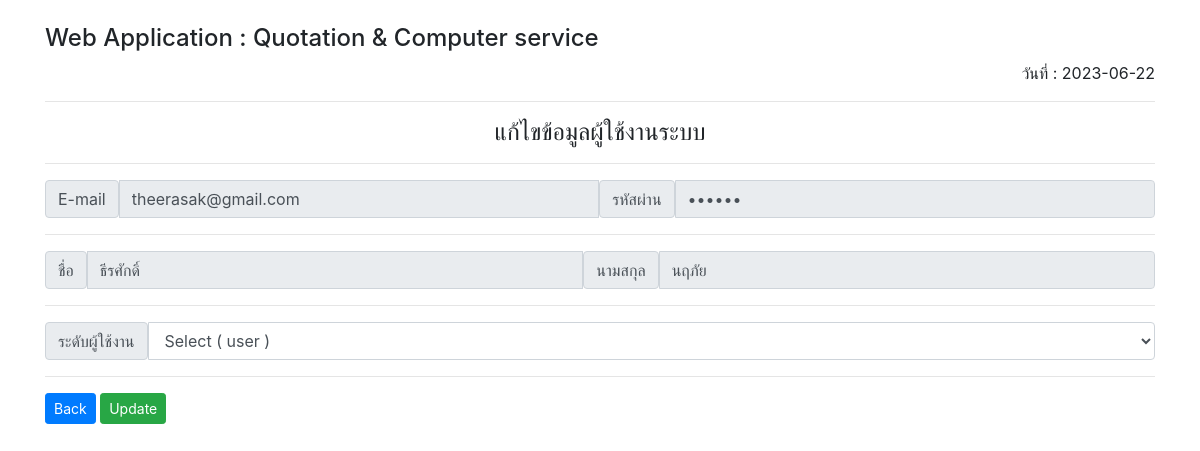
The app's page /admin/editUser.php?id=00008 (signed in) with its own data.
### tables this page shows
CREATE TABLE `users` (
  `code` varchar(4) NOT NULL DEFAULT 'ID',
  `id` int(5) unsigned zerofill NOT NULL AUTO_INCREMENT,
  `uname` varchar(45) NOT NULL,
  `fname` varchar(45) NOT NULL,
  `lname` varchar(45) NOT NULL,
  `pass` varchar(45) NOT NULL,
  `level` varchar(6) NOT NULL DEFAULT 'user',
  PRIMARY KEY (`id`),
  UNIQUE KEY `uname_UNIQUE` (`uname`)
);

### htdocs/admin/editUser.php (the view, shortened to what this page needs)
<?php
require("./isadmin.php");
$id = $_GET["id"];
$sql = "SELECT * FROM users WHERE id = '$id' ";
$result = mysqli_query($connect, $sql);
$row = mysqli_fetch_assoc($result);
?>
<!DOCTYPE html>
<html lang="en">
<head>
    <link rel="stylesheet" href="https://stackpath.bootstrapcdn.com/bootstrap/4.5.2/css/bootstrap.min.css">
</head>
<body>
<div class="container">
    <br>
    <h4 aligh="center">Web Application : Quotation & Computer service</h4>
    <div align="right"> วันที่ : <font id="date_now"></font>
    </div>
    <hr>
  </div>
    <div class="container ">
        <h4 class="text-center">แก้ไขข้อมูลผู้ใช้งานระบบ</h4><hr>
        <form action="updateUser.php" method="POST">
            <div class="input-group ">
                <span for="text" class="input-group-text">E-mail</span>
                <input type="text" name="uname" id="" class="form-control" value="<?php echo $row["uname"]?>" readonly>
                <span for="text" class="input-group-text">รหัสผ่าน</span>
                <input type="password" name="pass" id="" class="form-control" value="<?php echo $row["pass"]?>" readonly>
            </div><hr>
            <div class="input-group">
                <span for="fname" class="input-group-text">ชื่อ</span>
                <input type="text" name="fname" id="" class="form-control" value="<?php echo $row["fname"]?>" readonly>
                <span for="lname" class="input-group-text">นามสกุล</span>
                <input type="text" name="lname" id="" class="form-control" value="<?php echo $row["lname"]?>" readonly>
            </div><hr>
            <div class="input-group">
                <span for="level" class="input-group-text">ระดับผู้ใช้งาน</span>
                <SELECT class="form-control" name="level" >
                <option selected value="<?php echo $row["level"]?>"> Select ( <?php echo $row["level"]?> )</option></SELECT>
            </div><hr>
            <a href="viewUser.php" class="btn btn-primary btn-sm">Back</a>
            <input type="submit" value="Update" class="btn btn-success btn-sm">
        </form>
    </div>
</body>
</html>

### records on screen
users: uname "theerasak@gmail.com", fname "ธีรศักดิ์", lname "นฤภัย"
